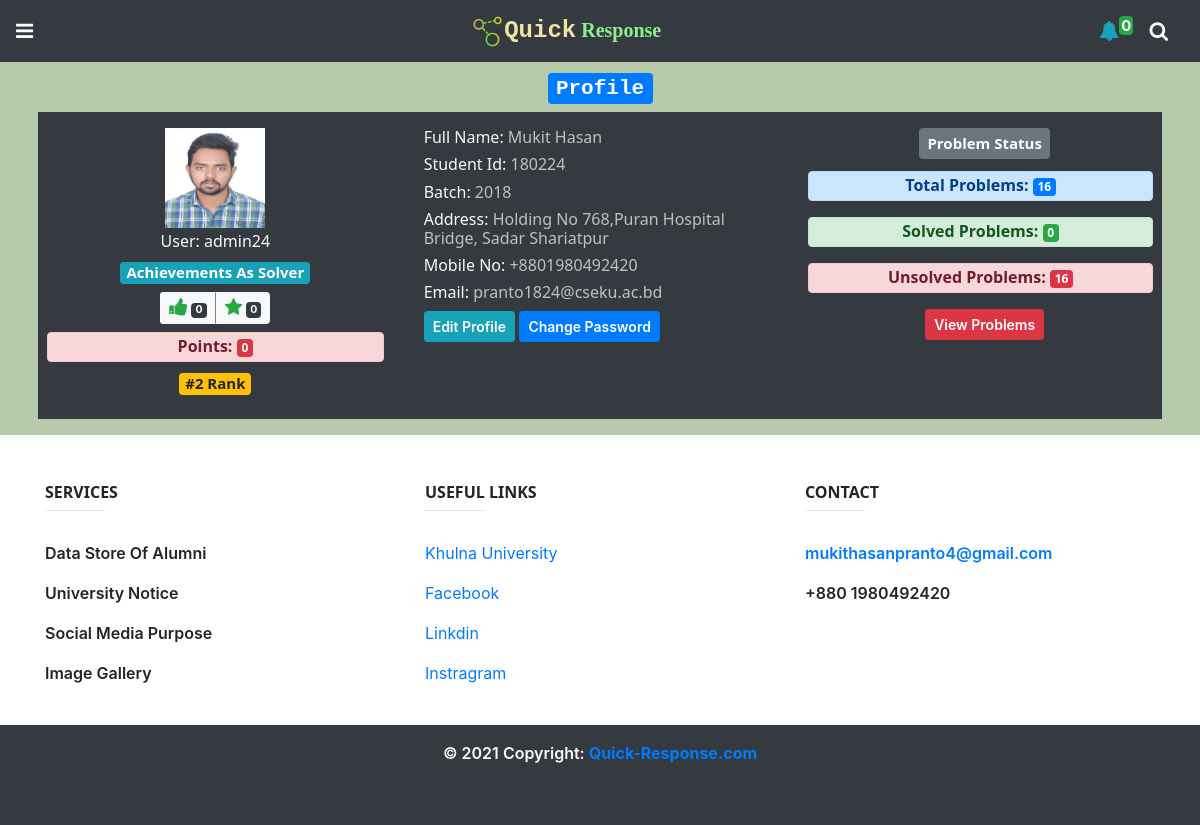
Screenshot of /1/profile/ (signed in) with the database file from the repository.
### home/models.py (models this page shows, shortened)
class Profile(models.Model):
    full_name = models.CharField(max_length=255)
    profile_picture = models.FileField(upload_to='uploads/')
    batch = models.CharField(max_length=50)
    student_id = models.CharField(max_length=50)
    address = models.CharField(max_length=100,blank=True)
    mobile = models.CharField(max_length=60,blank=True)
    facebook = models.URLField(max_length=60,blank=True)
    total_points = models.IntegerField(default=0)
    user = models.OneToOneField(settings.AUTH_USER_MODEL, on_delete=models.CASCADE,related_name="profile")

### home/views.py (the view, shortened to what this page needs)
# urls.py: path('<int:id>/profile/',profile_view,name='profile_view'),
def profile_view(request,id,msg=None):
    form = ProfileForm()
    user = User.objects.get(id=id)
    print(user)
    alert = ''
    if msg == 'required':
        alert = 'You Must Create A Profile First'
    try:
        profile = Profile.objects.get(user=user)
        update_form = ProfileForm(instance=profile)
        pass_form = PasswordChangeForm(user=user)
        solved = Problem.objects.filter(Q(author=profile.user) & Q(is_solved=True)).count()
        unsolved = Problem.objects.filter(Q(author=profile.user) & Q(is_solved=False)).count()
        voter = Solution.objects.filter(author=user)
        best_answer = Solution.objects.filter(Q(author=user) & Q(best_answer=True)).count()
        total_vote = 0
        for v in voter:
            total_vote+=v.vote
        print(total_vote)
    except:
        profile = ''
        update_form = ''
        pass_form = ''
        solved = ''
        unsolved = ''
        total_vote = ''
        best_answer = ''
    context = {
        'form':form,
        'profile': profile,
        'update_form':update_form,
        'pass_form':pass_form,
        'solved_count':solved,
        'unsolved_count':unsolved,
        'total_vote':total_vote,
        'best_answer':best_answer,
        'alert':alert,
    }
    return render(request,"home/profile.html",context)

### home/templatetags/custom_tags.py (called while the page is built)
def point_rank(points):
    profiles = Profile.objects.all().order_by('-total_points')
    for i in range(1,len(profiles)+1):
        if profiles[i-1].total_points == points:
            return i

### templates/home/profile.html (shortened to what this page needs)
{% extends "base.html" %}
{% load static %}
{% block content %}
{% load custom_tags %}
<div class="text-dark" style="background-color: rgb(182, 202, 171);">
    <div class="container p-2">
        {% if profile %}
        <div class="text-center">
            <h3><span class="badge badge-primary">Profile</h3>
        </div>
        <div class="text-center bg-dark text-light mb-2 profile_data">
            <div class="row">
                <div class="col-lg-4 p-3">
                    <img src="{{profile.profile_picture.url}}" style="object-fit: cover;" height="100px"
                        width="100px" />
                    <h6 class="text-light pt-1">User: {{profile.user.username}}</h6>
                    <h5><span class="badge badge-info">Achievements As Solver</span></h5>
                    <div class="btn-group btn-group-sm">
                        {% if total_vote > -1 %}
                        <button type="button" class="btn btn-light" style="border-right: 2px grey solid;" data-toggle="tooltip" title="Net Vote"><i
                            class="fa fa-thumbs-up text-success" style="font-size: 20px;"></i> <span class="badge badge-dark">{{total_vote}}</span></button>
                        {% else %}
                        <button type="button" class="btn btn-light" style="border-right: 2px grey solid;" data-toggle="tooltip" title="Net Vote"><i
                            class="fa fa-thumbs-down text-danger" style="font-size: 20px;"></i> <span class="badge badge-dark">{{total_vote}}</span></button>
                        {% endif %}
                        <button type="button" class="btn btn-light" data-toggle="tooltip" title="Best Answer"><i
                            class="fa fa-star text-success" style="font-size: 19px;"></i> <span class="badge badge-dark">{{best_answer}}</span></button>
                      </div>
                    <h6 class="alert alert-danger m-2 py-1 font-weight-bold">Points: <span
                            class="badge badge-danger">{{profile.total_points}}</span></h6>
                    <h5><span class="badge badge-warning">#{{profile.total_points|point_rank}} Rank</span></h5>
                </div>
                <div class="col-lg-4 p-3 text-md-left">
                    <h6>Full Name: <span style="color: silver;">{{profile.full_name}}</span>
                    </h6>
                    <h6>Student Id: <span style="color: silver;">{{profile.student_id}}</span>
                    </h6>
                    <h6>Batch: <span style="color: silver;">{{profile.batch}}</span>
                    </h6>
                    <h6>Address: <span style="color: silver;">{{profile.address}}</span>
                    </h6>
                    <h6>Mobile No: <span style="color: silver;">{{profile.mobile}}</span>
                    </h6>
                    <h6>Email: <span style="color: silver;">{{profile.user.email}}</span>
                    </h6>
                    {% if request.user == profile.user %}
                    <button class="btn btn-info btn-sm" data-toggle="modal" data-target="#myModal">Edit Profile</button>
                    <button class="btn btn-primary btn-sm" data-toggle="modal" data-target="#myModal1">Change Password</button>
                    {% endif %}
                </div>
                <div class="col-lg-4 p-3 text-center">
                    <h5><span class="badge badge-secondary p-2 mb-1">Problem Status</span></h5>
                    <h6 class="alert alert-primary py-1 mr-2 font-weight-bold">Total Problems:  <span class="badge badge-primary">{{profile.user.problem_set.count}}</span></h6>
                    <h6 class="alert alert-success py-1 mr-2 font-weight-bold">Solved Problems:  <span class="badge badge-success">{{solved_count}}</span></h6>
                    <h6 class="alert alert-danger py-1 mr-2 font-weight-bold">Unsolved Problems:  <span class="badge badge-danger">{{unsolved_count}}</span></h6>
                    <a href="{% url 'profile_view_problems' profile.user.id %}"><button class="btn btn-danger btn-sm">View Problems</button></a>
                </div>
            </div>
        </div>
        {% endif %}
    </div>
</div>
{% endblock %}

### home/static/style.css (style rules this page uses)
h1, h2, h3, h4, h5, h6, .my_font { font-family: "Courier New", Courier, monospace; }
.btn { font-weight: 600; }
h5, h6 { font-family: "Segoe UI", Tahoma, Geneva, Verdana, sans-serif; }

### rows the page displays
Profile: profile_picture (picture), user.username "admin24", total_points "0", total_points|point_rank "2", full_name "Mukit Hasan", student_id "180224", batch "2018", address "Holding No 768,Puran Hospital Bridge, Sadar Shariatpur", mobile "+8801980492420", user.email "pranto1824@cseku.ac.bd", user.problem_set.count "16"

### other values shown
{{ total_vote }} "0"
{{ best_answer }} "0"
{{ solved_count }} "0"
{{ unsolved_count }} "16"
